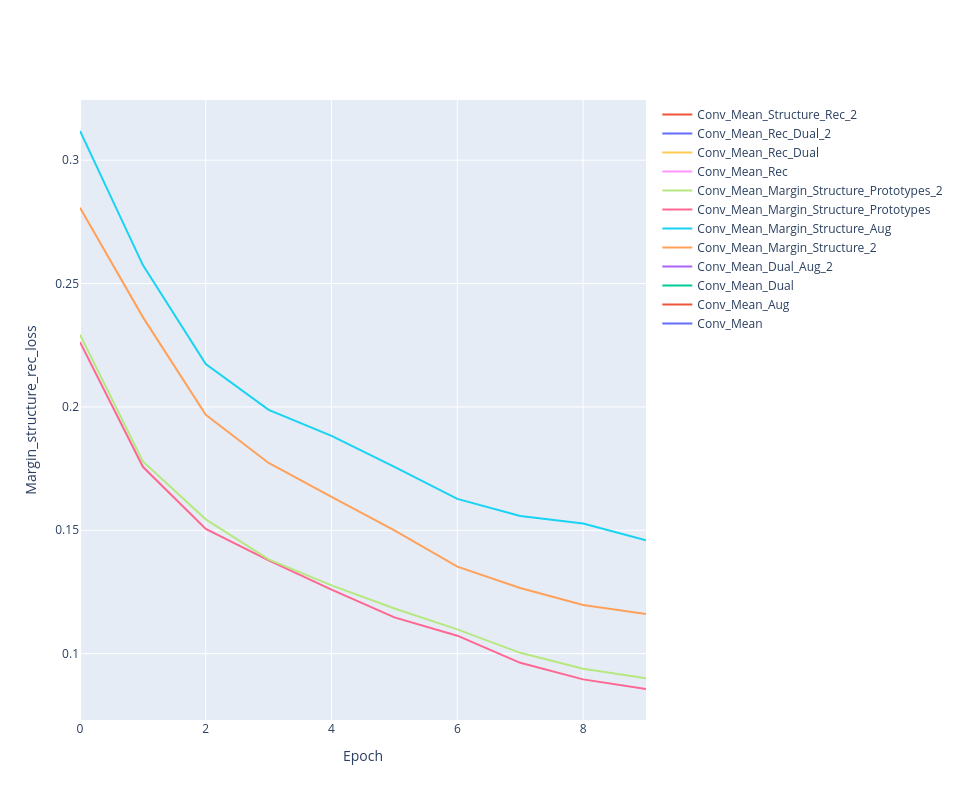

Notebook source saved alongside this figure:
### Code cell
line_plot(history, 'margin_structure_rec_loss')

### Figure 1 — Plotly figure (JSON) as saved in the notebook; plotly's stock layout.template omitted (floating-point values rounded to 4 significant figures)
{"data": [{"line": {"color": "#636EFA"}, "mode": "lines", "name": "Conv_Mean", "type": "scatter", "x": [0, 1, 2, 3, 4, 5, 6, 7, 8, 9], "y": [NaN, NaN, NaN, NaN, NaN, NaN, NaN, NaN, NaN, NaN]}, {"line": {"width": 0}, "marker": {"color": "#444"}, "mode": "lines", "showlegend": false, "type": "scatter", "x": [0, 1, 2, 3, 4, 5, 6, 7, 8, 9], "y": [NaN, NaN, NaN, NaN, NaN, NaN, NaN, NaN, NaN, NaN]}, {"fill": "tonexty", "fillcolor": "rgba(99, 110, 250,0.2)", "line": {"width": 0}, "marker": {"color": "#444"}, "mode": "lines", "showlegend": false, "type": "scatter", "x": [0, 1, 2, 3, 4, 5, 6, 7, 8, 9], "y": [NaN, NaN, NaN, NaN, NaN, NaN, NaN, NaN, NaN, NaN]}, {"line": {"color": "#EF553B"}, "mode": "lines", "name": "Conv_Mean_Aug", "type": "scatter", "x": [0, 1, 2, 3, 4, 5, 6, 7, 8, 9], "y": [NaN, NaN, NaN, NaN, NaN, NaN, NaN, NaN, NaN, NaN]}, {"line": {"width": 0}, "marker": {"color": "#444"}, "mode": "lines", "showlegend": false, "type": "scatter", "x": [0, 1, 2, 3, 4, 5, 6, 7, 8, 9], "y": [NaN, NaN, NaN, NaN, NaN, NaN, NaN, NaN, NaN, NaN]}, {"fill": "tonexty", "fillcolor": "rgba(239, 85, 59,0.2)", "line": {"width": 0}, "marker": {"color": "#444"}, "mode": "lines", "showlegend": false, "type": "scatter", "x": [0, 1, 2, 3, 4, 5, 6, 7, 8, 9], "y": [NaN, NaN, NaN, NaN, NaN, NaN, NaN, NaN, NaN, NaN]}, {"line": {"color": "#00CC96"}, "mode": "lines", "name": "Conv_Mean_Dual", "type": "scatter", "x": [0, 1, 2, 3, 4, 5, 6, 7, 8, 9], "y": [NaN, NaN, NaN, NaN, NaN, NaN, NaN, NaN, NaN, NaN]}, {"line": {"width": 0}, "marker": {"color": "#444"}, "mode": "lines", "showlegend": false, "type": "scatter", "x": [0, 1, 2, 3, 4, 5, 6, 7, 8, 9], "y": [NaN, NaN, NaN, NaN, NaN, NaN, NaN, NaN, NaN, NaN]}, {"fill": "tonexty", "fillcolor": "rgba(0, 204, 150,0.2)", "line": {"width": 0}, "marker": {"color": "#444"}, "mode": "lines", "showlegend": false, "type": "scatter", "x": [0, 1, 2, 3, 4, 5, 6, 7, 8, 9], "y": [NaN, NaN, NaN, NaN, NaN, NaN, NaN, NaN, NaN, NaN]}, {"line": {"color": "#AB63FA"}, "mode": "lines", "name": "Conv_Mean_Dual_Aug_2", "type": "scatter", "x": [0, 1, 2, 3, 4, 5, 6, 7, 8, 9], "y": [NaN, NaN, NaN, NaN, NaN, NaN, NaN, NaN, NaN, NaN]}, {"line": {"width": 0}, "marker": {"color": "#444"}, "mode": "lines", "showlegend": false, "type": "scatter", "x": [0, 1, 2, 3, 4, 5, 6, 7, 8, 9], "y": [NaN, NaN, NaN, NaN, NaN, NaN, NaN, NaN, NaN, NaN]}, {"fill": "tonexty", "fillcolor": "rgba(171, 99, 250,0.2)", "line": {"width": 0}, "marker": {"color": "#444"}, "mode": "lines", "showlegend": false, "type": "scatter", "x": [0, 1, 2, 3, 4, 5, 6, 7, 8, 9], "y": [NaN, NaN, NaN, NaN, NaN, NaN, NaN, NaN, NaN, NaN]}, {"line": {"color": "#FFA15A"}, "mode": "lines", "name": "Conv_Mean_Margin_Structure_2", "type": "scatter", "x": [0, 1, 2, 3, 4, 5, 6, 7, 8, 9], "y": [0.2807, 0.2364, 0.1968, 0.1773, 0.1635, 0.1499, 0.1353, 0.1266, 0.1197, 0.1161]}, {"line": {"width": 0}, "marker": {"color": "#444"}, "mode": "lines", "showlegend": false, "type": "scatter", "x": [0, 1, 2, 3, 4, 5, 6, 7, 8, 9], "y": [NaN, NaN, NaN, NaN, NaN, NaN, NaN, NaN, NaN, NaN]}, {"fill": "tonexty", "fillcolor": "rgba(255, 161, 90,0.2)", "line": {"width": 0}, "marker": {"color": "#444"}, "mode": "lines", "showlegend": false, "type": "scatter", "x": [0, 1, 2, 3, 4, 5, 6, 7, 8, 9], "y": [NaN, NaN, NaN, NaN, NaN, NaN, NaN, NaN, NaN, NaN]}, {"line": {"color": "#19D3F3"}, "mode": "lines", "name": "Conv_Mean_Margin_Structure_Aug", "type": "scatter", "x": [0, 1, 2, 3, 4, 5, 6, 7, 8, 9], "y": [0.3118, 0.2575, 0.2174, 0.1988, 0.1882, 0.1757, 0.1627, 0.1558, 0.1527, 0.1459]}, {"line": {"width": 0}, "marker": {"color": "#444"}, "mode": "lines", "showlegend": false, "type": "scatter", "x": [0, 1, 2, 3, 4, 5, 6, 7, 8, 9], "y": [NaN, NaN, NaN, NaN, NaN, NaN, NaN, NaN, NaN, NaN]}, {"fill": "tonexty", "fillcolor": "rgba(25, 211, 243,0.2)", "line": {"width": 0}, "marker": {"color": "#444"}, "mode": "lines", "showlegend": false, "type": "scatter", "x": [0, 1, 2, 3, 4, 5, 6, 7, 8, 9], "y": [NaN, NaN, NaN, NaN, NaN, NaN, NaN, NaN, NaN, NaN]}, {"line": {"color": "#FF6692"}, "mode": "lines", "name": "Conv_Mean_Margin_Structure_Prototypes", "type": "scatter", "x": [0, 1, 2, 3, 4, 5, 6, 7, 8, 9], "y": [0.2263, 0.1757, 0.1505, 0.1378, 0.1259, 0.1147, 0.1073, 0.09627, 0.08957, 0.08567]}, {"line": {"width": 0}, "marker": {"color": "#444"}, "mode": "lines", "showlegend": false, "type": "scatter", "x": [0, 1, 2, 3, 4, 5, 6, 7, 8, 9], "y": [NaN, NaN, NaN, NaN, NaN, NaN, NaN, NaN, NaN, NaN]}, {"fill": "tonexty", "fillcolor": "rgba(255, 102, 146,0.2)", "line": {"width": 0}, "marker": {"color": "#444"}, "mode": "lines", "showlegend": false, "type": "scatter", "x": [0, 1, 2, 3, 4, 5, 6, 7, 8, 9], "y": [NaN, NaN, NaN, NaN, NaN, NaN, NaN, NaN, NaN, NaN]}, {"line": {"color": "#B6E880"}, "mode": "lines", "name": "Conv_Mean_Margin_Structure_Prototypes_2", "type": "scatter", "x": [0, 1, 2, 3, 4, 5, 6, 7, 8, 9], "y": [0.2293, 0.1779, 0.1544, 0.1382, 0.1277, 0.1183, 0.1098, 0.1003, 0.09386, 0.08998]}, {"line": {"width": 0}, "marker": {"color": "#444"}, "mode": "lines", "showlegend": false, "type": "scatter", "x": [0, 1, 2, 3, 4, 5, 6, 7, 8, 9], "y": [NaN, NaN, NaN, NaN, NaN, NaN, NaN, NaN, NaN, NaN]}, {"fill": "tonexty", "fillcolor": "rgba(182, 232, 128,0.2)", "line": {"width": 0}, "marker": {"color": "#444"}, "mode": "lines", "showlegend": false, "type": "scatter", "x": [0, 1, 2, 3, 4, 5, 6, 7, 8, 9], "y": [NaN, NaN, NaN, NaN, NaN, NaN, NaN, NaN, NaN, NaN]}, {"line": {"color": "#FF97FF"}, "mode": "lines", "name": "Conv_Mean_Rec", "type": "scatter", "x": [0, 1, 2, 3, 4, 5, 6, 7, 8, 9], "y": [NaN, NaN, NaN, NaN, NaN, NaN, NaN, NaN, NaN, NaN]}, {"line": {"width": 0}, "marker": {"color": "#444"}, "mode": "lines", "showlegend": false, "type": "scatter", "x": [0, 1, 2, 3, 4, 5, 6, 7, 8, 9], "y": [NaN, NaN, NaN, NaN, NaN, NaN, NaN, NaN, NaN, NaN]}, {"fill": "tonexty", "fillcolor": "rgba(255, 151, 255,0.2)", "line": {"width": 0}, "marker": {"color": "#444"}, "mode": "lines", "showlegend": false, "type": "scatter", "x": [0, 1, 2, 3, 4, 5, 6, 7, 8, 9], "y": [NaN, NaN, NaN, NaN, NaN, NaN, NaN, NaN, NaN, NaN]}, {"line": {"color": "#FECB52"}, "mode": "lines", "name": "Conv_Mean_Rec_Dual", "type": "scatter", "x": [0, 1, 2, 3, 4, 5, 6, 7, 8, 9], "y": [NaN, NaN, NaN, NaN, NaN, NaN, NaN, NaN, NaN, NaN]}, {"line": {"width": 0}, "marker": {"color": "#444"}, "mode": "lines", "showlegend": false, "type": "scatter", "x": [0, 1, 2, 3, 4, 5, 6, 7, 8, 9], "y": [NaN, NaN, NaN, NaN, NaN, NaN, NaN, NaN, NaN, NaN]}, {"fill": "tonexty", "fillcolor": "rgba(254, 203, 82,0.2)", "line": {"width": 0}, "marker": {"color": "#444"}, "mode": "lines", "showlegend": false, "type": "scatter", "x": [0, 1, 2, 3, 4, 5, 6, 7, 8, 9], "y": [NaN, NaN, NaN, NaN, NaN, NaN, NaN, NaN, NaN, NaN]}, {"line": {"color": "#636EFA"}, "mode": "lines", "name": "Conv_Mean_Rec_Dual_2", "type": "scatter", "x": [0, 1, 2, 3, 4, 5, 6, 7, 8, 9], "y": [NaN, NaN, NaN, NaN, NaN, NaN, NaN, NaN, NaN, NaN]}, {"line": {"width": 0}, "marker": {"color": "#444"}, "mode": "lines", "showlegend": false, "type": "scatter", "x": [0, 1, 2, 3, 4, 5, 6, 7, 8, 9], "y": [NaN, NaN, NaN, NaN, NaN, NaN, NaN, NaN, NaN, NaN]}, {"fill": "tonexty", "fillcolor": "rgba(99, 110, 250,0.2)", "line": {"width": 0}, "marker": {"color": "#444"}, "mode": "lines", "showlegend": false, "type": "scatter", "x": [0, 1, 2, 3, 4, 5, 6, 7, 8, 9], "y": [NaN, NaN, NaN, NaN, NaN, NaN, NaN, NaN, NaN, NaN]}, {"line": {"color": "#EF553B"}, "mode": "lines", "name": "Conv_Mean_Structure_Rec_2", "type": "scatter", "x": [0, 1, 2, 3, 4, 5, 6, 7, 8, 9], "y": [NaN, NaN, NaN, NaN, NaN, NaN, NaN, NaN, NaN, NaN]}, {"line": {"width": 0}, "marker": {"color": "#444"}, "mode": "lines", "showlegend": false, "type": "scatter", "x": [0, 1, 2, 3, 4, 5, 6, 7, 8, 9], "y": [NaN, NaN, NaN, NaN, NaN, NaN, NaN, NaN, NaN, NaN]}, {"fill": "tonexty", "fillcolor": "rgba(239, 85, 59,0.2)", "line": {"width": 0}, "marker": {"color": "#444"}, "mode": "lines", "showlegend": false, "type": "scatter", "x": [0, 1, 2, 3, 4, 5, 6, 7, 8, 9], "y": [NaN, NaN, NaN, NaN, NaN, NaN, NaN, NaN, NaN, NaN]}], "layout": {"height": 800, "width": 960, "xaxis": {"title": {"text": "Epoch"}}, "yaxis": {"title": {"text": "Margin_structure_rec_loss"}}}}
